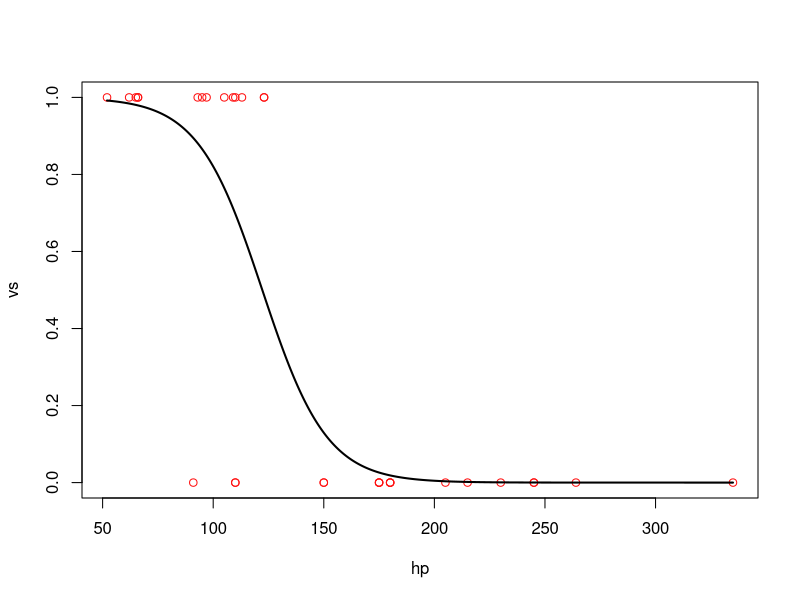

Write the R code that produced this figure.
df <- mtcars
# fit logistic regression model
model <- glm(vs ~ hp, data = mtcars, family = binomial)
# define new data frame that contains predictor variable
newdata <- data.frame(hp = seq(min(mtcars$hp), max(mtcars$hp), len = 500))
# use fitted model to predict values of vs
newdata$vs <- predict(model, newdata, type = "response")
print(newdata$vs)
# plot logistic regression curve
plot(vs ~ hp, data = mtcars, col = "#ff1010")
lines(vs ~ hp, newdata, lwd = 2)
